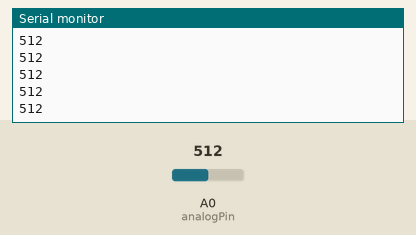
Simulated run of this sketch. Board: Arduino Uno, built with avr-gcc and run on an emulated ATmega328P. Shown: the last lines printed to the serial monitor. The test bench sets the inputs (shaded band); at power-on: A0 (analogPin) = 512.

Above: at 1.2 s.
1.3 s: A0 (analogPin) set to 490
At 1.9 s:
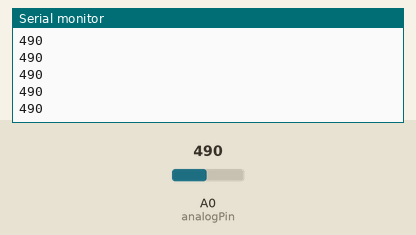
2.8 s: A0 (analogPin) set to 510
At 3.7 s:
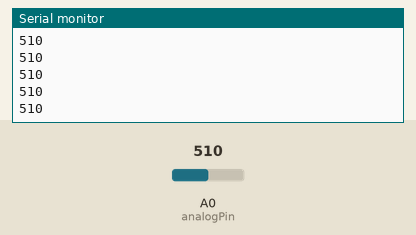
Timing chart, 0 to 5.8 s (numbered marks = the images above; inputs shaded):
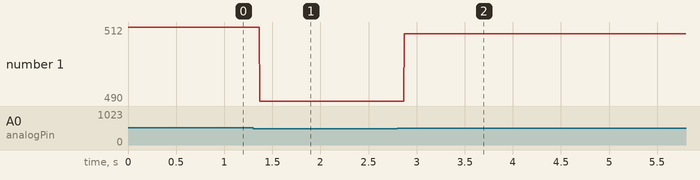

Measured:
- after the input at 1.3 s, the serial monitor: prints a new line after 0.07 s (image 1)
- after the input at 2.8 s, the serial monitor: prints a new line after 0.07 s (image 2)
- plotted number 1: 512 → 490 after the input at 1.3 s, 490 → 510 after the input at 2.8 s

The sketch:

Auto_Light.ino
```cpp
int analogPin = A0;
int value;
void setup() {
  // put your setup code here, to run once:
  Serial.begin(9600);
}

void loop() {
  // put your main code here, to run repeatedly:
  value =  analogRead(analogPin);
  Serial.println(value);
  if(value > 500 )
  {
    digitalWrite(4, HIGH);
  }
  else
  {
    digitalWrite(4, LOW);
  }
}
```
